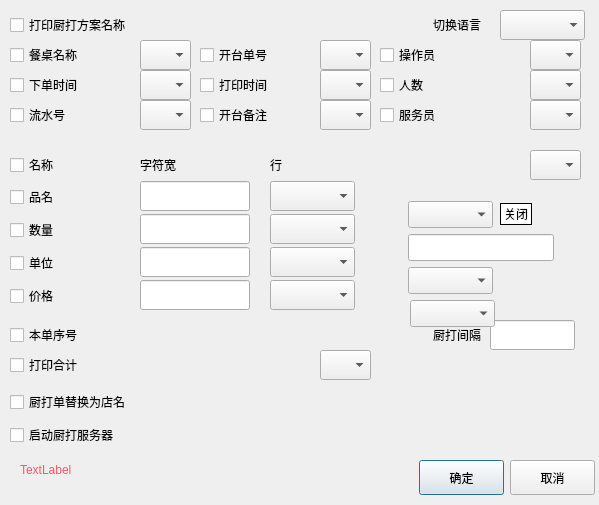
<?xml version="1.0" encoding="UTF-8"?>
<ui version="4.0">
 <class>w_bt_dish_kitchen_dish_param</class>
 <widget class="QDialog" name="w_bt_dish_kitchen_dish_param">
  <property name="geometry">
   <rect>
    <x>0</x>
    <y>0</y>
    <width>599</width>
    <height>505</height>
   </rect>
  </property>
  <property name="windowTitle">
   <string>Dialog</string>
  </property>
  <widget class="lds_ComboBox" name="kt_fmt_table_fmts">
   <property name="geometry">
    <rect>
     <x>408</x>
     <y>201</y>
     <width>85</width>
     <height>27</height>
    </rect>
   </property>
  </widget>
  <widget class="lds_ComboBox" name="kt_lineEdit_ch_tableno_scale">
   <property name="geometry">
    <rect>
     <x>140</x>
     <y>40</y>
     <width>51</width>
     <height>30</height>
    </rect>
   </property>
  </widget>
  <widget class="lds_ComboBox" name="kt_lineEdit_ch_serialno_scale">
   <property name="geometry">
    <rect>
     <x>140</x>
     <y>100</y>
     <width>51</width>
     <height>30</height>
    </rect>
   </property>
  </widget>
  <widget class="lds_ComboBox" name="kt_lineEdit_vch_operid_scale">
   <property name="geometry">
    <rect>
     <x>530</x>
     <y>40</y>
     <width>51</width>
     <height>30</height>
    </rect>
   </property>
  </widget>
  <widget class="lds_ComboBox" name="kt_lineEdit_dt_operdate_scale">
   <property name="geometry">
    <rect>
     <x>140</x>
     <y>70</y>
     <width>51</width>
     <height>30</height>
    </rect>
   </property>
  </widget>
  <widget class="lds_ComboBox" name="kt_lineEdit_ch_billno_scale">
   <property name="geometry">
    <rect>
     <x>320</x>
     <y>40</y>
     <width>51</width>
     <height>30</height>
    </rect>
   </property>
  </widget>
  <widget class="lds_ComboBox" name="kt_lineEdit_dt_cur_scale">
   <property name="geometry">
    <rect>
     <x>320</x>
     <y>70</y>
     <width>51</width>
     <height>30</height>
    </rect>
   </property>
  </widget>
  <widget class="lds_ComboBox" name="kt_checkBox_vch_memo_scale">
   <property name="geometry">
    <rect>
     <x>320</x>
     <y>100</y>
     <width>51</width>
     <height>30</height>
    </rect>
   </property>
  </widget>
  <widget class="lds_ComboBox" name="kt_lineEdit_int_person_scale">
   <property name="geometry">
    <rect>
     <x>530</x>
     <y>70</y>
     <width>51</width>
     <height>30</height>
    </rect>
   </property>
  </widget>
  <widget class="lds_ComboBox" name="kt_lineEdit_content_scale">
   <property name="geometry">
    <rect>
     <x>530</x>
     <y>150</y>
     <width>51</width>
     <height>30</height>
    </rect>
   </property>
  </widget>
  <widget class="lds_ComboBox" name="kt_checkBox_ch_tailtotal_scale">
   <property name="geometry">
    <rect>
     <x>320</x>
     <y>350</y>
     <width>51</width>
     <height>30</height>
    </rect>
   </property>
  </widget>
  <widget class="lds_toolbar_button" name="pushButton_ok">
   <property name="geometry">
    <rect>
     <x>419</x>
     <y>460</y>
     <width>85</width>
     <height>35</height>
    </rect>
   </property>
   <property name="text">
    <string>确定</string>
   </property>
   <property name="outer_stylesheet" stdset="0">
    <string>pushbutton</string>
   </property>
  </widget>
  <widget class="QCheckBox" name="kt_checkBox_title">
   <property name="geometry">
    <rect>
     <x>10</x>
     <y>150</y>
     <width>120</width>
     <height>30</height>
    </rect>
   </property>
   <property name="text">
    <string>名称</string>
   </property>
  </widget>
  <widget class="QCheckBox" name="kt_checkBox_dt_cur">
   <property name="geometry">
    <rect>
     <x>200</x>
     <y>70</y>
     <width>110</width>
     <height>30</height>
    </rect>
   </property>
   <property name="text">
    <string>打印时间</string>
   </property>
  </widget>
  <widget class="QLineEdit" name="kt_spinBox_num_num_width">
   <property name="geometry">
    <rect>
     <x>140</x>
     <y>214</y>
     <width>110</width>
     <height>30</height>
    </rect>
   </property>
  </widget>
  <widget class="QCheckBox" name="kt_checkBox_vch_memo">
   <property name="geometry">
    <rect>
     <x>200</x>
     <y>100</y>
     <width>110</width>
     <height>30</height>
    </rect>
   </property>
   <property name="text">
    <string>开台备注</string>
   </property>
  </widget>
  <widget class="lds_ComboBox" name="kt_spinBox_num_price_row">
   <property name="geometry">
    <rect>
     <x>270</x>
     <y>280</y>
     <width>85</width>
     <height>30</height>
    </rect>
   </property>
  </widget>
  <widget class="QCheckBox" name="kt_checkBox_num_price">
   <property name="geometry">
    <rect>
     <x>10</x>
     <y>281</y>
     <width>120</width>
     <height>30</height>
    </rect>
   </property>
   <property name="text">
    <string>价格</string>
   </property>
  </widget>
  <widget class="QLabel" name="label_2">
   <property name="geometry">
    <rect>
     <x>140</x>
     <y>150</y>
     <width>111</width>
     <height>30</height>
    </rect>
   </property>
   <property name="text">
    <string>字符宽</string>
   </property>
  </widget>
  <widget class="QLabel" name="label_5">
   <property name="geometry">
    <rect>
     <x>350</x>
     <y>320</y>
     <width>131</width>
     <height>30</height>
    </rect>
   </property>
   <property name="text">
    <string>厨打间隔</string>
   </property>
   <property name="alignment">
    <set>Qt::AlignRight|Qt::AlignTrailing|Qt::AlignVCenter</set>
   </property>
  </widget>
  <widget class="lds_ComboBox" name="kt_spinBox_unit_row">
   <property name="geometry">
    <rect>
     <x>270</x>
     <y>247</y>
     <width>85</width>
     <height>30</height>
    </rect>
   </property>
  </widget>
  <widget class="QLineEdit" name="kt_spinBox_num_price_width">
   <property name="geometry">
    <rect>
     <x>140</x>
     <y>280</y>
     <width>110</width>
     <height>30</height>
    </rect>
   </property>
  </widget>
  <widget class="lds_ComboBox" name="kt_spinBox_num_num_row">
   <property name="geometry">
    <rect>
     <x>270</x>
     <y>214</y>
     <width>85</width>
     <height>30</height>
    </rect>
   </property>
  </widget>
  <widget class="QCheckBox" name="kt_checkBox_unit">
   <property name="geometry">
    <rect>
     <x>10</x>
     <y>248</y>
     <width>120</width>
     <height>30</height>
    </rect>
   </property>
   <property name="text">
    <string>单位</string>
   </property>
  </widget>
  <widget class="QCheckBox" name="kt_checkBox_ch_rowno">
   <property name="geometry">
    <rect>
     <x>10</x>
     <y>320</y>
     <width>241</width>
     <height>30</height>
    </rect>
   </property>
   <property name="text">
    <string>本单序号</string>
   </property>
  </widget>
  <widget class="QCheckBox" name="kt_checkBox_vch_dishname">
   <property name="geometry">
    <rect>
     <x>10</x>
     <y>182</y>
     <width>120</width>
     <height>30</height>
    </rect>
   </property>
   <property name="text">
    <string>品名</string>
   </property>
  </widget>
  <widget class="QLabel" name="label_div_1">
   <property name="geometry">
    <rect>
     <x>10</x>
     <y>145</y>
     <width>518</width>
     <height>2</height>
    </rect>
   </property>
   <property name="minimumSize">
    <size>
     <width>0</width>
     <height>2</height>
    </size>
   </property>
   <property name="maximumSize">
    <size>
     <width>16777215</width>
     <height>2</height>
    </size>
   </property>
   <property name="text">
    <string/>
   </property>
   <property name="outer_stylesheet" stdset="0">
    <string>line_div_h</string>
   </property>
  </widget>
  <widget class="QLabel" name="label_4">
   <property name="geometry">
    <rect>
     <x>360</x>
     <y>10</y>
     <width>121</width>
     <height>30</height>
    </rect>
   </property>
   <property name="text">
    <string>切换语言</string>
   </property>
   <property name="alignment">
    <set>Qt::AlignRight|Qt::AlignTrailing|Qt::AlignVCenter</set>
   </property>
  </widget>
  <widget class="QCheckBox" name="kt_checkBox_ch_tailtotal">
   <property name="geometry">
    <rect>
     <x>10</x>
     <y>350</y>
     <width>241</width>
     <height>30</height>
    </rect>
   </property>
   <property name="text">
    <string>打印合计</string>
   </property>
  </widget>
  <widget class="QCheckBox" name="kt_checkBox_int_person">
   <property name="geometry">
    <rect>
     <x>380</x>
     <y>70</y>
     <width>140</width>
     <height>30</height>
    </rect>
   </property>
   <property name="text">
    <string>人数</string>
   </property>
  </widget>
  <widget class="QLineEdit" name="kt_spinBox_vch_dishname_width">
   <property name="geometry">
    <rect>
     <x>140</x>
     <y>181</y>
     <width>110</width>
     <height>30</height>
    </rect>
   </property>
  </widget>
  <widget class="QLabel" name="label_3">
   <property name="geometry">
    <rect>
     <x>270</x>
     <y>150</y>
     <width>81</width>
     <height>30</height>
    </rect>
   </property>
   <property name="text">
    <string>行</string>
   </property>
  </widget>
  <widget class="QCheckBox" name="kt_checkBox_vch_operid">
   <property name="geometry">
    <rect>
     <x>380</x>
     <y>40</y>
     <width>140</width>
     <height>30</height>
    </rect>
   </property>
   <property name="text">
    <string>操作员</string>
   </property>
  </widget>
  <widget class="QLineEdit" name="kt_fmt_serial_no_desc">
   <property name="geometry">
    <rect>
     <x>408</x>
     <y>234</y>
     <width>146</width>
     <height>27</height>
    </rect>
   </property>
  </widget>
  <widget class="QLineEdit" name="kt_spinBox_unit_width">
   <property name="geometry">
    <rect>
     <x>140</x>
     <y>247</y>
     <width>110</width>
     <height>30</height>
    </rect>
   </property>
  </widget>
  <widget class="QCheckBox" name="kt_checkBox_ktitle2shopname">
   <property name="geometry">
    <rect>
     <x>10</x>
     <y>387</y>
     <width>400</width>
     <height>30</height>
    </rect>
   </property>
   <property name="text">
    <string>厨打单替换为店名</string>
   </property>
  </widget>
  <widget class="QCheckBox" name="kt_checkBox_ch_billno">
   <property name="geometry">
    <rect>
     <x>200</x>
     <y>40</y>
     <width>110</width>
     <height>30</height>
    </rect>
   </property>
   <property name="text">
    <string>开台单号</string>
   </property>
  </widget>
  <widget class="QCheckBox" name="kt_checkBox_num_num">
   <property name="geometry">
    <rect>
     <x>10</x>
     <y>215</y>
     <width>120</width>
     <height>30</height>
    </rect>
   </property>
   <property name="text">
    <string>数量</string>
   </property>
  </widget>
  <widget class="lds_ComboBox" name="kt_spinBox_vch_dishname_row">
   <property name="geometry">
    <rect>
     <x>270</x>
     <y>181</y>
     <width>85</width>
     <height>30</height>
    </rect>
   </property>
  </widget>
  <widget class="QCheckBox" name="kt_checkBox_vch_plan_id">
   <property name="geometry">
    <rect>
     <x>10</x>
     <y>10</y>
     <width>291</width>
     <height>30</height>
    </rect>
   </property>
   <property name="text">
    <string>打印厨打方案名称</string>
   </property>
  </widget>
  <widget class="lds_ComboBox" name="kt_comboBox_vch_language">
   <property name="geometry">
    <rect>
     <x>500</x>
     <y>10</y>
     <width>85</width>
     <height>30</height>
    </rect>
   </property>
  </widget>
  <widget class="lds_ComboBox" name="kt_fmt_vch_operid">
   <property name="geometry">
    <rect>
     <x>408</x>
     <y>267</y>
     <width>85</width>
     <height>27</height>
    </rect>
   </property>
  </widget>
  <widget class="QCheckBox" name="kt_checkBox_ch_tableno">
   <property name="geometry">
    <rect>
     <x>10</x>
     <y>40</y>
     <width>120</width>
     <height>30</height>
    </rect>
   </property>
   <property name="text">
    <string>餐桌名称</string>
   </property>
  </widget>
  <widget class="QCheckBox" name="kt_checkBox_dt_operdate">
   <property name="geometry">
    <rect>
     <x>10</x>
     <y>70</y>
     <width>120</width>
     <height>30</height>
    </rect>
   </property>
   <property name="text">
    <string>下单时间</string>
   </property>
  </widget>
  <widget class="QCheckBox" name="kt_checkBox_ch_serialno">
   <property name="geometry">
    <rect>
     <x>10</x>
     <y>100</y>
     <width>120</width>
     <height>30</height>
    </rect>
   </property>
   <property name="text">
    <string>流水号</string>
   </property>
  </widget>
  <widget class="QLineEdit" name="kt_spinBox_vtimeout">
   <property name="geometry">
    <rect>
     <x>490</x>
     <y>320</y>
     <width>85</width>
     <height>30</height>
    </rect>
   </property>
  </widget>
  <widget class="QPushButton" name="pushButton_hide_ExSet">
   <property name="geometry">
    <rect>
     <x>500</x>
     <y>203</y>
     <width>32</width>
     <height>22</height>
    </rect>
   </property>
   <property name="styleSheet">
    <string notr="true">border:1px solid black;
color:black;
background:white;</string>
   </property>
   <property name="text">
    <string>关闭</string>
   </property>
  </widget>
  <widget class="lds_checkbox_unwrap" name="kt_checkBox_kitchen_start">
   <property name="geometry">
    <rect>
     <x>10</x>
     <y>420</y>
     <width>400</width>
     <height>30</height>
    </rect>
   </property>
   <property name="text">
    <string>启动厨打服务器</string>
   </property>
  </widget>
  <widget class="QLabel" name="label_kitchen_ip">
   <property name="geometry">
    <rect>
     <x>20</x>
     <y>449</y>
     <width>371</width>
     <height>41</height>
    </rect>
   </property>
   <property name="styleSheet">
    <string notr="true">color:#ff546b;</string>
   </property>
   <property name="text">
    <string>TextLabel</string>
   </property>
   <property name="wordWrap">
    <bool>true</bool>
   </property>
  </widget>
  <widget class="lds_toolbar_button" name="pushButton_cancel">
   <property name="geometry">
    <rect>
     <x>510</x>
     <y>460</y>
     <width>85</width>
     <height>35</height>
    </rect>
   </property>
   <property name="text">
    <string>取消</string>
   </property>
   <property name="outer_stylesheet" stdset="0">
    <string>pushbutton</string>
   </property>
  </widget>
  <widget class="lds_ComboBox" name="kt_lineEdit_vch_waiter_scale">
   <property name="geometry">
    <rect>
     <x>530</x>
     <y>100</y>
     <width>51</width>
     <height>30</height>
    </rect>
   </property>
  </widget>
  <widget class="QCheckBox" name="kt_checkBox_vch_waiter">
   <property name="geometry">
    <rect>
     <x>380</x>
     <y>100</y>
     <width>140</width>
     <height>30</height>
    </rect>
   </property>
   <property name="text">
    <string>服务员</string>
   </property>
  </widget>
  <widget class="lds_ComboBox" name="kt_fmt_vch_waiter">
   <property name="geometry">
    <rect>
     <x>410</x>
     <y>300</y>
     <width>85</width>
     <height>27</height>
    </rect>
   </property>
  </widget>
 </widget>
 <customwidgets>
  <customwidget>
   <class>lds_toolbar_button</class>
   <extends>QPushButton</extends>
   <header>lds_toolbar_button.h</header>
  </customwidget>
  <customwidget>
   <class>lds_ComboBox</class>
   <extends>QComboBox</extends>
   <header>lds_combobox.h</header>
  </customwidget>
  <customwidget>
   <class>lds_checkbox_unwrap</class>
   <extends>QCheckBox</extends>
   <header>lds_checkbox_unwrap.h</header>
  </customwidget>
 </customwidgets>
 <tabstops>
  <tabstop>pushButton_ok</tabstop>
  <tabstop>pushButton_cancel</tabstop>
  <tabstop>kt_checkBox_ch_tableno</tabstop>
  <tabstop>kt_spinBox_unit_width</tabstop>
  <tabstop>kt_checkBox_ktitle2shopname</tabstop>
  <tabstop>kt_spinBox_vch_dishname_row</tabstop>
  <tabstop>kt_checkBox_num_num</tabstop>
  <tabstop>kt_checkBox_ch_billno</tabstop>
  <tabstop>kt_checkBox_title</tabstop>
  <tabstop>kt_checkBox_dt_cur</tabstop>
  <tabstop>kt_checkBox_vch_memo</tabstop>
  <tabstop>kt_checkBox_num_price</tabstop>
  <tabstop>kt_spinBox_num_price_row</tabstop>
  <tabstop>kt_spinBox_vtimeout</tabstop>
  <tabstop>kt_checkBox_dt_operdate</tabstop>
  <tabstop>kt_spinBox_num_num_width</tabstop>
  <tabstop>kt_spinBox_num_price_width</tabstop>
  <tabstop>kt_spinBox_num_num_row</tabstop>
  <tabstop>kt_checkBox_unit</tabstop>
  <tabstop>kt_spinBox_unit_row</tabstop>
  <tabstop>kt_checkBox_ch_rowno</tabstop>
  <tabstop>kt_checkBox_vch_dishname</tabstop>
  <tabstop>kt_checkBox_ch_tailtotal</tabstop>
  <tabstop>kt_checkBox_int_person</tabstop>
  <tabstop>kt_checkBox_ch_serialno</tabstop>
  <tabstop>kt_spinBox_vch_dishname_width</tabstop>
  <tabstop>kt_checkBox_vch_operid</tabstop>
  <tabstop>kt_fmt_table_fmts</tabstop>
  <tabstop>kt_fmt_serial_no_desc</tabstop>
  <tabstop>kt_checkBox_kitchen_start</tabstop>
  <tabstop>kt_checkBox_vch_plan_id</tabstop>
  <tabstop>kt_comboBox_vch_language</tabstop>
  <tabstop>kt_lineEdit_ch_tableno_scale</tabstop>
  <tabstop>kt_lineEdit_ch_serialno_scale</tabstop>
  <tabstop>kt_lineEdit_vch_operid_scale</tabstop>
  <tabstop>kt_lineEdit_dt_operdate_scale</tabstop>
  <tabstop>kt_lineEdit_ch_billno_scale</tabstop>
  <tabstop>kt_lineEdit_dt_cur_scale</tabstop>
  <tabstop>kt_checkBox_vch_memo_scale</tabstop>
  <tabstop>kt_lineEdit_int_person_scale</tabstop>
  <tabstop>kt_lineEdit_content_scale</tabstop>
  <tabstop>kt_checkBox_ch_tailtotal_scale</tabstop>
  <tabstop>kt_fmt_vch_operid</tabstop>
  <tabstop>pushButton_hide_ExSet</tabstop>
 </tabstops>
 <resources/>
 <connections/>
</ui>
